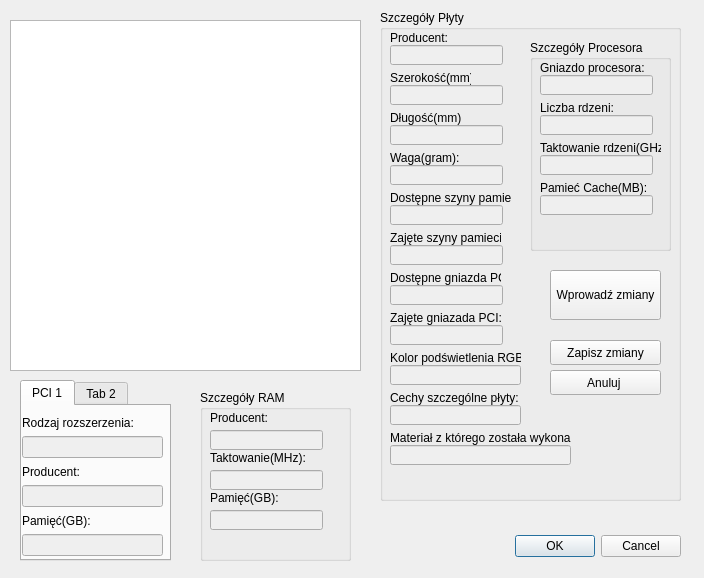
<?xml version="1.0" encoding="UTF-8"?>
<ui version="4.0">
 <class>Dialog</class>
 <widget class="QDialog" name="Dialog">
  <property name="geometry">
   <rect>
    <x>0</x>
    <y>0</y>
    <width>704</width>
    <height>578</height>
   </rect>
  </property>
  <property name="windowTitle">
   <string>Szczegóły płyty</string>
  </property>
  <widget class="QDialogButtonBox" name="buttonBox">
   <property name="geometry">
    <rect>
     <x>340</x>
     <y>530</y>
     <width>341</width>
     <height>32</height>
    </rect>
   </property>
   <property name="orientation">
    <enum>Qt::Horizontal</enum>
   </property>
   <property name="standardButtons">
    <set>QDialogButtonBox::Cancel|QDialogButtonBox::Ok</set>
   </property>
  </widget>
  <widget class="QGraphicsView" name="graphicsView">
   <property name="geometry">
    <rect>
     <x>10</x>
     <y>20</y>
     <width>351</width>
     <height>351</height>
    </rect>
   </property>
   <property name="viewportUpdateMode">
    <enum>QGraphicsView::MinimalViewportUpdate</enum>
   </property>
  </widget>
  <widget class="QGroupBox" name="PlytaBox">
   <property name="geometry">
    <rect>
     <x>380</x>
     <y>10</y>
     <width>301</width>
     <height>491</height>
    </rect>
   </property>
   <property name="title">
    <string>Szczegóły Płyty</string>
   </property>
   <widget class="QLineEdit" name="producentEdit">
    <property name="enabled">
     <bool>false</bool>
    </property>
    <property name="geometry">
     <rect>
      <x>10</x>
      <y>35</y>
      <width>113</width>
      <height>20</height>
     </rect>
    </property>
    <property name="readOnly">
     <bool>false</bool>
    </property>
   </widget>
   <widget class="QLineEdit" name="szerEdit">
    <property name="enabled">
     <bool>false</bool>
    </property>
    <property name="geometry">
     <rect>
      <x>10</x>
      <y>75</y>
      <width>113</width>
      <height>20</height>
     </rect>
    </property>
    <property name="readOnly">
     <bool>false</bool>
    </property>
   </widget>
   <widget class="QLineEdit" name="dlEdit">
    <property name="enabled">
     <bool>false</bool>
    </property>
    <property name="geometry">
     <rect>
      <x>10</x>
      <y>115</y>
      <width>113</width>
      <height>20</height>
     </rect>
    </property>
    <property name="readOnly">
     <bool>false</bool>
    </property>
   </widget>
   <widget class="QLineEdit" name="wagaEdit">
    <property name="enabled">
     <bool>false</bool>
    </property>
    <property name="geometry">
     <rect>
      <x>10</x>
      <y>155</y>
      <width>113</width>
      <height>20</height>
     </rect>
    </property>
    <property name="readOnly">
     <bool>false</bool>
    </property>
   </widget>
   <widget class="QLineEdit" name="dostSzynEdit">
    <property name="enabled">
     <bool>false</bool>
    </property>
    <property name="geometry">
     <rect>
      <x>10</x>
      <y>195</y>
      <width>113</width>
      <height>20</height>
     </rect>
    </property>
    <property name="readOnly">
     <bool>false</bool>
    </property>
   </widget>
   <widget class="QLineEdit" name="ZajSzynEdit">
    <property name="enabled">
     <bool>false</bool>
    </property>
    <property name="geometry">
     <rect>
      <x>10</x>
      <y>235</y>
      <width>113</width>
      <height>20</height>
     </rect>
    </property>
    <property name="readOnly">
     <bool>false</bool>
    </property>
   </widget>
   <widget class="QLineEdit" name="dostPCIEdit">
    <property name="enabled">
     <bool>false</bool>
    </property>
    <property name="geometry">
     <rect>
      <x>10</x>
      <y>275</y>
      <width>113</width>
      <height>20</height>
     </rect>
    </property>
    <property name="readOnly">
     <bool>false</bool>
    </property>
   </widget>
   <widget class="QLineEdit" name="zajPCIEdit">
    <property name="enabled">
     <bool>false</bool>
    </property>
    <property name="geometry">
     <rect>
      <x>10</x>
      <y>315</y>
      <width>113</width>
      <height>20</height>
     </rect>
    </property>
    <property name="readOnly">
     <bool>false</bool>
    </property>
   </widget>
   <widget class="QLineEdit" name="rgbEdit">
    <property name="enabled">
     <bool>false</bool>
    </property>
    <property name="geometry">
     <rect>
      <x>10</x>
      <y>355</y>
      <width>131</width>
      <height>20</height>
     </rect>
    </property>
    <property name="readOnly">
     <bool>false</bool>
    </property>
   </widget>
   <widget class="QLineEdit" name="cechEdit">
    <property name="enabled">
     <bool>false</bool>
    </property>
    <property name="geometry">
     <rect>
      <x>10</x>
      <y>395</y>
      <width>131</width>
      <height>20</height>
     </rect>
    </property>
    <property name="readOnly">
     <bool>false</bool>
    </property>
   </widget>
   <widget class="QLineEdit" name="materialEdit">
    <property name="enabled">
     <bool>false</bool>
    </property>
    <property name="geometry">
     <rect>
      <x>10</x>
      <y>435</y>
      <width>181</width>
      <height>20</height>
     </rect>
    </property>
    <property name="readOnly">
     <bool>false</bool>
    </property>
   </widget>
   <widget class="QLabel" name="labelProducent">
    <property name="geometry">
     <rect>
      <x>10</x>
      <y>20</y>
      <width>61</width>
      <height>16</height>
     </rect>
    </property>
    <property name="text">
     <string>Producent:</string>
    </property>
   </widget>
   <widget class="QLabel" name="labelSzer">
    <property name="geometry">
     <rect>
      <x>10</x>
      <y>60</y>
      <width>81</width>
      <height>16</height>
     </rect>
    </property>
    <property name="text">
     <string>Szerokość(mm):</string>
    </property>
   </widget>
   <widget class="QLabel" name="labelDl">
    <property name="geometry">
     <rect>
      <x>10</x>
      <y>100</y>
      <width>71</width>
      <height>16</height>
     </rect>
    </property>
    <property name="text">
     <string>Długość(mm):</string>
    </property>
   </widget>
   <widget class="QLabel" name="labelWaga">
    <property name="geometry">
     <rect>
      <x>10</x>
      <y>140</y>
      <width>71</width>
      <height>16</height>
     </rect>
    </property>
    <property name="text">
     <string>Waga(gram):</string>
    </property>
   </widget>
   <widget class="QLabel" name="labelDostSzyn">
    <property name="geometry">
     <rect>
      <x>10</x>
      <y>180</y>
      <width>121</width>
      <height>16</height>
     </rect>
    </property>
    <property name="text">
     <string>Dostępne szyny pamieci:</string>
    </property>
   </widget>
   <widget class="QLabel" name="labelZajSzyn">
    <property name="geometry">
     <rect>
      <x>10</x>
      <y>220</y>
      <width>111</width>
      <height>16</height>
     </rect>
    </property>
    <property name="text">
     <string>&lt;html&gt;&lt;head/&gt;&lt;body&gt;&lt;p&gt;Zajęte szyny pamieci:&lt;/p&gt;&lt;/body&gt;&lt;/html&gt;</string>
    </property>
   </widget>
   <widget class="QLabel" name="labelDostPCI">
    <property name="geometry">
     <rect>
      <x>10</x>
      <y>260</y>
      <width>111</width>
      <height>16</height>
     </rect>
    </property>
    <property name="text">
     <string>Dostępne gniazda PCI:</string>
    </property>
   </widget>
   <widget class="QLabel" name="labelZajPCI">
    <property name="geometry">
     <rect>
      <x>10</x>
      <y>300</y>
      <width>111</width>
      <height>16</height>
     </rect>
    </property>
    <property name="text">
     <string>Zajęte gniazada PCI:</string>
    </property>
   </widget>
   <widget class="QLabel" name="labelRGB">
    <property name="geometry">
     <rect>
      <x>10</x>
      <y>340</y>
      <width>131</width>
      <height>16</height>
     </rect>
    </property>
    <property name="text">
     <string>Kolor podświetlenia RGB:</string>
    </property>
   </widget>
   <widget class="QLabel" name="labelCech">
    <property name="geometry">
     <rect>
      <x>10</x>
      <y>380</y>
      <width>131</width>
      <height>16</height>
     </rect>
    </property>
    <property name="text">
     <string>Cechy szczególne płyty:</string>
    </property>
   </widget>
   <widget class="QLabel" name="labelMaterial">
    <property name="geometry">
     <rect>
      <x>10</x>
      <y>420</y>
      <width>181</width>
      <height>16</height>
     </rect>
    </property>
    <property name="text">
     <string>Materiał z którego została wykonana:</string>
    </property>
   </widget>
   <widget class="QGroupBox" name="groupBoxProc">
    <property name="geometry">
     <rect>
      <x>150</x>
      <y>30</y>
      <width>141</width>
      <height>211</height>
     </rect>
    </property>
    <property name="title">
     <string>Szczegóły Procesora</string>
    </property>
    <widget class="QLineEdit" name="lineEditGniazdo">
     <property name="enabled">
      <bool>false</bool>
     </property>
     <property name="geometry">
      <rect>
       <x>10</x>
       <y>35</y>
       <width>113</width>
       <height>20</height>
      </rect>
     </property>
     <property name="readOnly">
      <bool>false</bool>
     </property>
    </widget>
    <widget class="QLineEdit" name="lineEditRdzenie">
     <property name="enabled">
      <bool>false</bool>
     </property>
     <property name="geometry">
      <rect>
       <x>10</x>
       <y>75</y>
       <width>113</width>
       <height>20</height>
      </rect>
     </property>
     <property name="readOnly">
      <bool>false</bool>
     </property>
    </widget>
    <widget class="QLineEdit" name="lineEditTak">
     <property name="enabled">
      <bool>false</bool>
     </property>
     <property name="geometry">
      <rect>
       <x>10</x>
       <y>115</y>
       <width>113</width>
       <height>20</height>
      </rect>
     </property>
     <property name="readOnly">
      <bool>false</bool>
     </property>
    </widget>
    <widget class="QLineEdit" name="lineEditCache">
     <property name="enabled">
      <bool>false</bool>
     </property>
     <property name="geometry">
      <rect>
       <x>10</x>
       <y>155</y>
       <width>113</width>
       <height>20</height>
      </rect>
     </property>
     <property name="readOnly">
      <bool>false</bool>
     </property>
    </widget>
    <widget class="QLabel" name="labelGniazdo">
     <property name="geometry">
      <rect>
       <x>10</x>
       <y>20</y>
       <width>111</width>
       <height>16</height>
      </rect>
     </property>
     <property name="text">
      <string>Gniazdo procesora:</string>
     </property>
    </widget>
    <widget class="QLabel" name="labelRdzenie">
     <property name="geometry">
      <rect>
       <x>10</x>
       <y>60</y>
       <width>101</width>
       <height>16</height>
      </rect>
     </property>
     <property name="text">
      <string>Liczba rdzeni:</string>
     </property>
    </widget>
    <widget class="QLabel" name="labelTak">
     <property name="geometry">
      <rect>
       <x>10</x>
       <y>100</y>
       <width>121</width>
       <height>16</height>
      </rect>
     </property>
     <property name="text">
      <string>Taktowanie rdzeni(GHz):</string>
     </property>
    </widget>
    <widget class="QLabel" name="labelCache">
     <property name="geometry">
      <rect>
       <x>10</x>
       <y>140</y>
       <width>111</width>
       <height>16</height>
      </rect>
     </property>
     <property name="text">
      <string>Pamieć Cache(MB):</string>
     </property>
    </widget>
   </widget>
   <widget class="QPushButton" name="pushButtonEdycja">
    <property name="geometry">
     <rect>
      <x>170</x>
      <y>260</y>
      <width>111</width>
      <height>50</height>
     </rect>
    </property>
    <property name="text">
     <string>Wprowadź zmiany</string>
    </property>
   </widget>
   <widget class="QPushButton" name="pushButtonZapisz">
    <property name="geometry">
     <rect>
      <x>170</x>
      <y>330</y>
      <width>111</width>
      <height>25</height>
     </rect>
    </property>
    <property name="text">
     <string>Zapisz zmiany</string>
    </property>
   </widget>
   <widget class="QPushButton" name="pushButtonAnuluj">
    <property name="geometry">
     <rect>
      <x>170</x>
      <y>360</y>
      <width>111</width>
      <height>25</height>
     </rect>
    </property>
    <property name="text">
     <string>Anuluj </string>
    </property>
   </widget>
  </widget>
  <widget class="QTabWidget" name="tabWidgetPCI">
   <property name="geometry">
    <rect>
     <x>20</x>
     <y>380</y>
     <width>151</width>
     <height>181</height>
    </rect>
   </property>
   <property name="sizePolicy">
    <sizepolicy hsizetype="Expanding" vsizetype="Expanding">
     <horstretch>0</horstretch>
     <verstretch>0</verstretch>
    </sizepolicy>
   </property>
   <property name="tabShape">
    <enum>QTabWidget::Rounded</enum>
   </property>
   <property name="currentIndex">
    <number>0</number>
   </property>
   <property name="iconSize">
    <size>
     <width>12</width>
     <height>16</height>
    </size>
   </property>
   <property name="tabsClosable">
    <bool>false</bool>
   </property>
   <property name="tabBarAutoHide">
    <bool>false</bool>
   </property>
   <widget class="QWidget" name="tab">
    <attribute name="title">
     <string>PCI 1</string>
    </attribute>
    <widget class="QWidget" name="verticalLayoutWidget">
     <property name="geometry">
      <rect>
       <x>0</x>
       <y>9</y>
       <width>141</width>
       <height>141</height>
      </rect>
     </property>
     <layout class="QVBoxLayout" name="verticalLayout">
      <item>
       <widget class="QLabel" name="labelRodz">
        <property name="text">
         <string>Rodzaj rozszerzenia:</string>
        </property>
       </widget>
      </item>
      <item>
       <widget class="QLineEdit" name="lineEditRodz">
        <property name="enabled">
         <bool>false</bool>
        </property>
        <property name="readOnly">
         <bool>false</bool>
        </property>
       </widget>
      </item>
      <item>
       <widget class="QLabel" name="labelProdu">
        <property name="text">
         <string>Producent:</string>
        </property>
       </widget>
      </item>
      <item>
       <widget class="QLineEdit" name="lineEditProdu">
        <property name="enabled">
         <bool>false</bool>
        </property>
        <property name="readOnly">
         <bool>false</bool>
        </property>
       </widget>
      </item>
      <item>
       <widget class="QLabel" name="labelPami">
        <property name="text">
         <string>Pamięć(GB):</string>
        </property>
       </widget>
      </item>
      <item>
       <widget class="QLineEdit" name="lineEditPami">
        <property name="enabled">
         <bool>false</bool>
        </property>
        <property name="readOnly">
         <bool>false</bool>
        </property>
       </widget>
      </item>
     </layout>
    </widget>
   </widget>
   <widget class="QWidget" name="tab_2">
    <attribute name="title">
     <string>Tab 2</string>
    </attribute>
   </widget>
  </widget>
  <widget class="QGroupBox" name="groupBoxRAM">
   <property name="geometry">
    <rect>
     <x>200</x>
     <y>390</y>
     <width>151</width>
     <height>171</height>
    </rect>
   </property>
   <property name="title">
    <string>Szczegóły RAM</string>
   </property>
   <widget class="QLineEdit" name="lineEditProducent">
    <property name="enabled">
     <bool>false</bool>
    </property>
    <property name="geometry">
     <rect>
      <x>10</x>
      <y>40</y>
      <width>113</width>
      <height>20</height>
     </rect>
    </property>
    <property name="readOnly">
     <bool>false</bool>
    </property>
   </widget>
   <widget class="QLineEdit" name="lineEditTakt">
    <property name="enabled">
     <bool>false</bool>
    </property>
    <property name="geometry">
     <rect>
      <x>10</x>
      <y>80</y>
      <width>113</width>
      <height>20</height>
     </rect>
    </property>
    <property name="readOnly">
     <bool>false</bool>
    </property>
   </widget>
   <widget class="QLineEdit" name="lineEditPam">
    <property name="enabled">
     <bool>false</bool>
    </property>
    <property name="geometry">
     <rect>
      <x>10</x>
      <y>120</y>
      <width>113</width>
      <height>20</height>
     </rect>
    </property>
    <property name="readOnly">
     <bool>false</bool>
    </property>
   </widget>
   <widget class="QLabel" name="labelProd">
    <property name="geometry">
     <rect>
      <x>10</x>
      <y>20</y>
      <width>111</width>
      <height>16</height>
     </rect>
    </property>
    <property name="text">
     <string>Producent:</string>
    </property>
   </widget>
   <widget class="QLabel" name="labelTakt">
    <property name="geometry">
     <rect>
      <x>10</x>
      <y>60</y>
      <width>111</width>
      <height>16</height>
     </rect>
    </property>
    <property name="text">
     <string>Taktowanie(MHz):</string>
    </property>
   </widget>
   <widget class="QLabel" name="labelPam">
    <property name="geometry">
     <rect>
      <x>10</x>
      <y>100</y>
      <width>111</width>
      <height>16</height>
     </rect>
    </property>
    <property name="text">
     <string>Pamięć(GB):</string>
    </property>
   </widget>
  </widget>
 </widget>
 <resources/>
 <connections>
  <connection>
   <sender>buttonBox</sender>
   <signal>accepted()</signal>
   <receiver>Dialog</receiver>
   <slot>accept()</slot>
   <hints>
    <hint type="sourcelabel">
     <x>248</x>
     <y>254</y>
    </hint>
    <hint type="destinationlabel">
     <x>157</x>
     <y>274</y>
    </hint>
   </hints>
  </connection>
  <connection>
   <sender>buttonBox</sender>
   <signal>rejected()</signal>
   <receiver>Dialog</receiver>
   <slot>reject()</slot>
   <hints>
    <hint type="sourcelabel">
     <x>316</x>
     <y>260</y>
    </hint>
    <hint type="destinationlabel">
     <x>286</x>
     <y>274</y>
    </hint>
   </hints>
  </connection>
  <connection>
   <sender>tabWidgetPCI</sender>
   <signal>currentChanged(int)</signal>
   <receiver>Dialog</receiver>
   <slot>zmianaTabu()</slot>
   <hints>
    <hint type="sourcelabel">
     <x>95</x>
     <y>470</y>
    </hint>
    <hint type="destinationlabel">
     <x>351</x>
     <y>288</y>
    </hint>
   </hints>
  </connection>
  <connection>
   <sender>pushButtonEdycja</sender>
   <signal>clicked()</signal>
   <receiver>Dialog</receiver>
   <slot>zezwolNaEdycje()</slot>
   <hints>
    <hint type="sourcelabel">
     <x>605</x>
     <y>294</y>
    </hint>
    <hint type="destinationlabel">
     <x>351</x>
     <y>288</y>
    </hint>
   </hints>
  </connection>
  <connection>
   <sender>pushButtonZapisz</sender>
   <signal>clicked()</signal>
   <receiver>Dialog</receiver>
   <slot>zapiszZmiany()</slot>
   <hints>
    <hint type="sourcelabel">
     <x>605</x>
     <y>352</y>
    </hint>
    <hint type="destinationlabel">
     <x>351</x>
     <y>288</y>
    </hint>
   </hints>
  </connection>
  <connection>
   <sender>pushButtonAnuluj</sender>
   <signal>clicked()</signal>
   <receiver>Dialog</receiver>
   <slot>anulujZmiany()</slot>
   <hints>
    <hint type="sourcelabel">
     <x>605</x>
     <y>382</y>
    </hint>
    <hint type="destinationlabel">
     <x>351</x>
     <y>288</y>
    </hint>
   </hints>
  </connection>
 </connections>
 <slots>
  <slot>zmianaTabu()</slot>
  <slot>zezwolNaEdycje()</slot>
  <slot>zapiszZmiany()</slot>
  <slot>anulujZmiany()</slot>
 </slots>
</ui>
